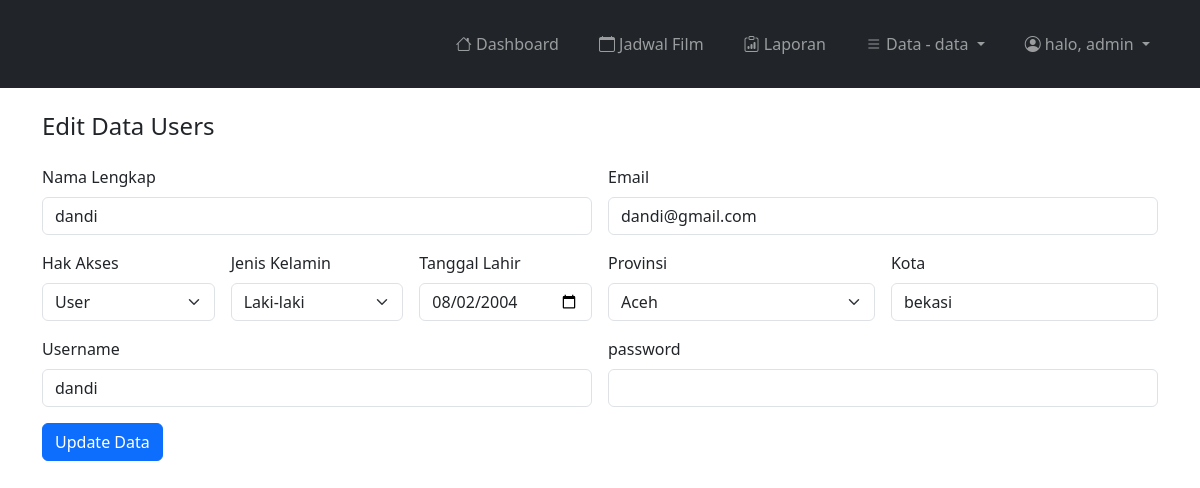
The page /admin/users_edit.php?id_user=1 (signed in) on the database its author committed.
### tables this page shows
CREATE TABLE `users` (
  `id_user` int(11) NOT NULL,
  `namaLengkap` varchar(50) NOT NULL,
  `email` varchar(100) NOT NULL,
  `provinsi` varchar(100) NOT NULL,
  `kota` varchar(100) NOT NULL,
  `jk` varchar(20) NOT NULL,
  `tLahir` date NOT NULL,
  `username` varchar(50) NOT NULL,
  `password` varchar(255) NOT NULL,
  `hakAkses` varchar(20) NOT NULL
);

### admin/users_edit.php (the view, shortened to what this page needs)
<?php include "navbar.php"; ?>
<?php
$provinsi = [
    'Aceh',
    'Sumatera Utara',
    'Sumatera Barat',
    'Riau',
    'Jambi',
    'Sumatera Selatan',
    'Bengkulu',
    'Lampung',
    'Kepulauan Bangka Belitung',
    'Kepulauan Riau',
    'DKI Jakarta',
    'Jawa Barat',
    'Jawa Tengah',
    'DI Yogyakarta',
    'Jawa Timur',
    'Banten',
    'Bali',
    'Nusa Tenggara Barat',
    'Nusa Tenggara Timur',
    'Kalimantan Barat',
    'Kalimantan Tengah',
    'Kalimantan Selatan',
    'Kalimantan Timur',
    'Kalimantan Utara',
    'Sulawesi Utara',
    'Sulawesi Tengah',
    'Sulawesi Selatan',
    'Sulawesi Tenggara',
    'Gorontalo',
    'Sulawesi Barat',
    'Maluku',
    'Maluku Utara',
    'Papua Barat',
    'Papua'
];
?>
<div class="container mt-4">
    <h4>Edit Data Users</h4>
    <?php
    include "../koneksi.php";
    $iduser = $_GET['id_user'];
    $data = mysqli_query($koneksi, "SELECT * FROM users WHERE id_user='$iduser' ");
    $u = mysqli_fetch_array($data);
    ?>
    <form action="users_update.php" method="POST" class="row g-3 mt-2">
        <div class="col-md-6">
            <label for="namaLengkap" class="form-label">Nama Lengkap</label>
            <input type="text" class="form-control" name="namaLengkap" id="namaLengkap"
                value="<?= $u['namaLengkap']; ?>">
        </div>
        <div class="col-md-6">
            <label for="email" class="form-label">Email</label>
            <input type="email" class="form-control" name="email" id="email" value="<?= $u['email']; ?>">
        </div>
        <div class="col-md-2">
            <label for="hakAkses" class="form-label">Hak Akses</label>
            <select class="form-select" name="hakAkses" id="hakAkses" required>
                <option value="user" <?= ($u['hakAkses'] == 'user') ? 'selected' : ''; ?>>User</option>
            </select>
        </div>
        <div class="col-md-2">
            <label for="jk" class="form-label">Jenis Kelamin</label>
            <select class="form-select" name="jk" id="jk" required>
                <option value="laki-laki" <?= ($u['jk'] == 'laki-laki') ? 'selected' : ''; ?>>Laki-laki</option>
            </select>
        </div>
        <div class="col-md-2">
            <label for="tLahir" class="form-label">Tanggal Lahir</label>
            <input type="date" class="form-control" name="tLahir" id="tLahir" value="<?= $u['tLahir']; ?>">
        </div>
        <div class="col-md-3">
            <label for="provinsi" class="form-label">Provinsi</label>
            <select class="form-select" id="provinsi" name="provinsi" required>
                <?php foreach ($provinsi as $namaProvinsi): ?>
                    <option value="<?= $namaProvinsi; ?>" <?php echo ($u['provinsi'] == $namaProvinsi) ? 'selected' : ''; ?>>
                        <?= $namaProvinsi; ?>
                    </option>
                <?php endforeach; ?>
            </select>
        </div>
        <div class="col-md-3">
            <label for="kota" class="form-label">Kota</label>
            <input type="text" class="form-control" name="kota" id="kota" value="<?= $u['kota']; ?>">
        </div>
        <div class=" col-md-6">
            <label for="username" class="form-label">Username</label>
            <input type="text" class="form-control" name="username" id="username" value="<?= $u['username']; ?>">
        </div>
        <div class=" col-md-6">
            <label for="password1" class="form-label">password</label>
            <input type="password" class="form-control" name="password" id="password1">
        </div>
        <div class=" col-12">
            <button type="submit" class="btn btn-primary">Update Data</button>
        </div>
    </form>
</div>
<?php include "footer.php"; ?>

### rows shown on the page
users: namaLengkap "dandi", email "dandi@gmail.com", hakAkses "User", jk "Laki-laki", tLahir "08/02/2004", kota "bekasi", username "dandi"

### other values the page prints
$_SESSION['username'] "admin"
form field provinsi "Aceh"
